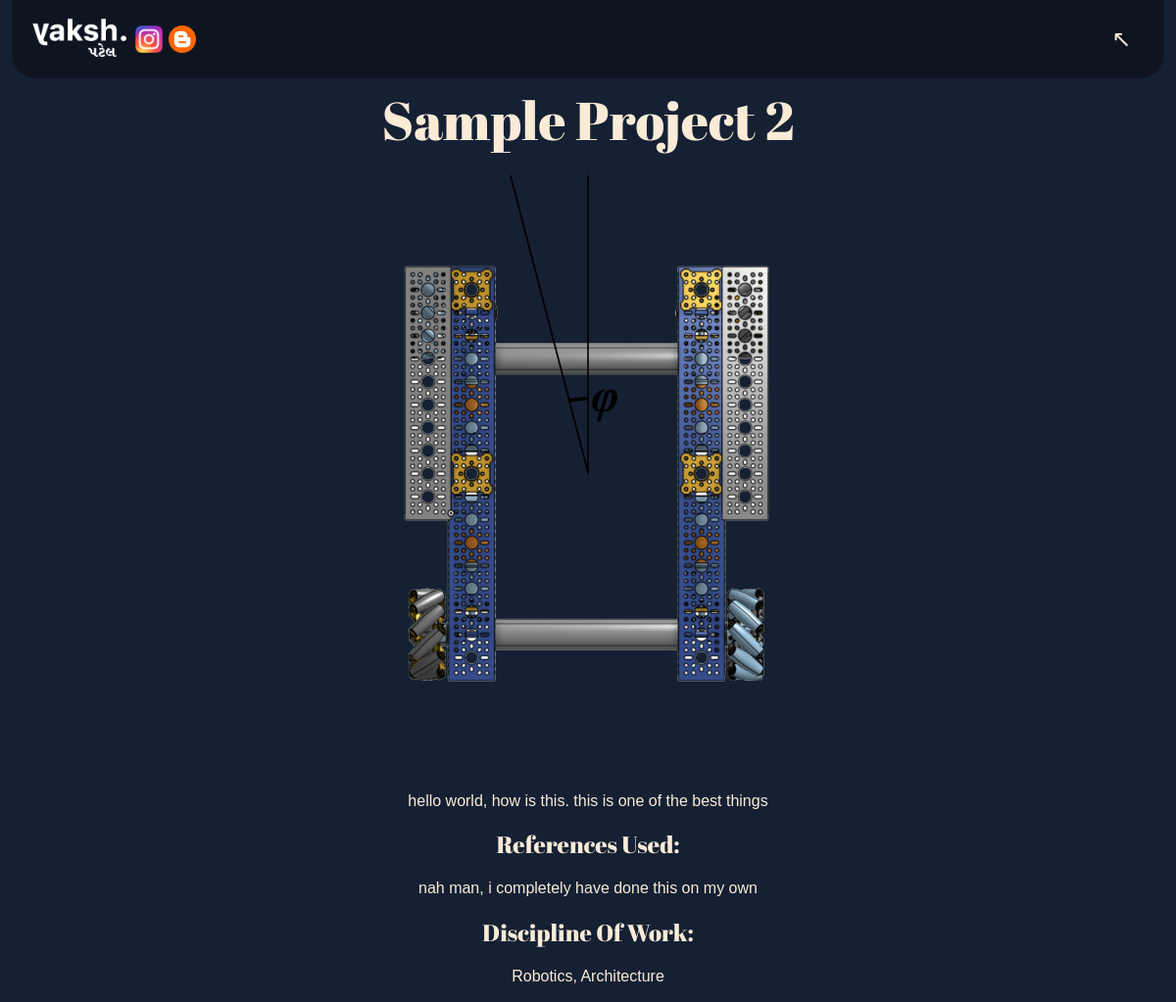
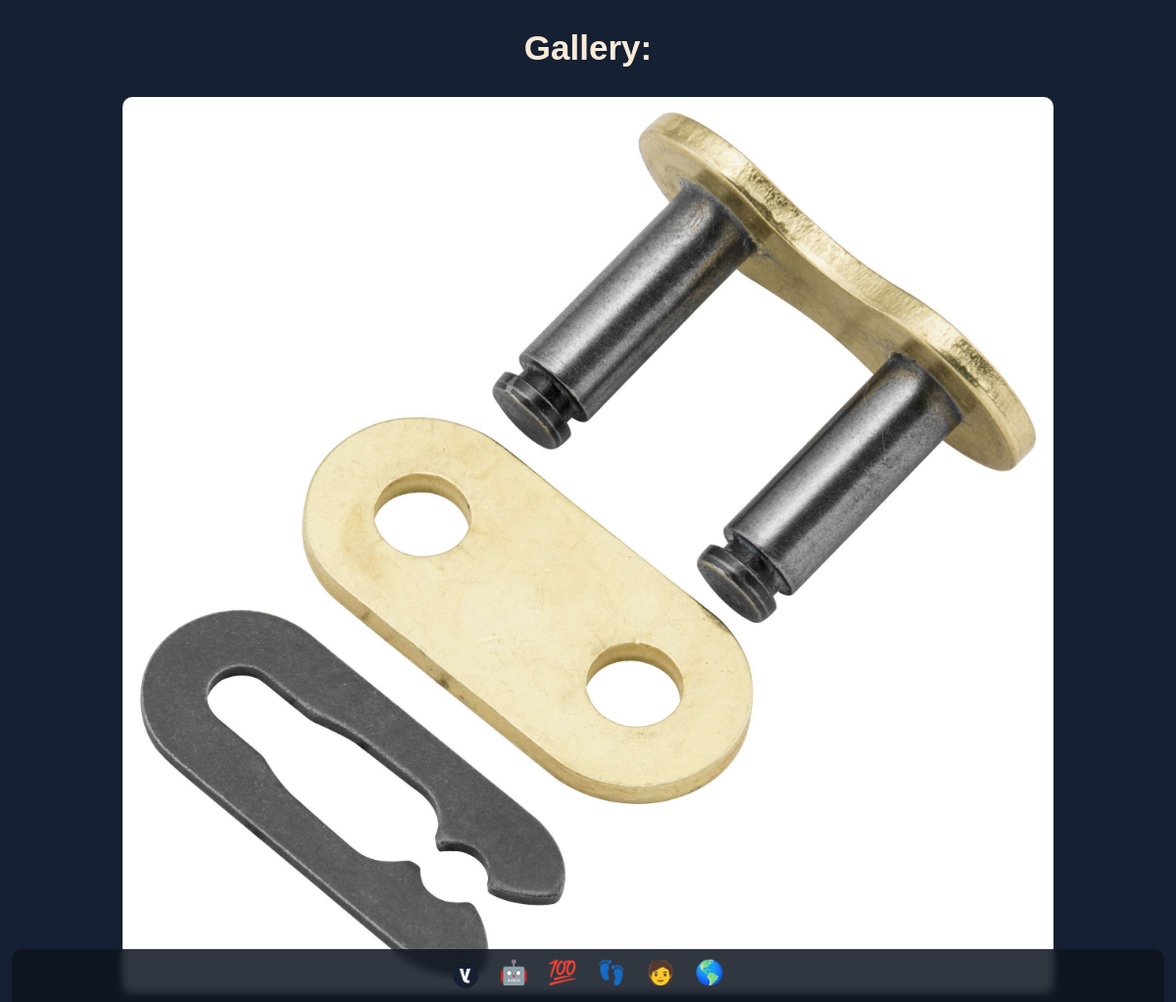
The app's page /projects/Sample Project 2/ with its own data (2 pictures, top to bottom).
### main/models.py (models this page shows)
class Project(models.Model):
    title = models.CharField(max_length=50, default="",  help_text="Please use title case formatting only")
    cover_description = models.TextField(max_length=400, default="")
    description = models.TextField(max_length=5000, default="")
    references = models.TextField(max_length=1000, default="")
    cover_image = models.ImageField(upload_to=path_project_title, default="")
    image_1 = models.ImageField(upload_to=path_project_title, default="", null=True, blank=True)
    image_2 = models.ImageField(upload_to=path_project_title, default="", null=True, blank=True)
    image_3 = models.ImageField(upload_to=path_project_title, default="", null=True, blank=True)
    image_4 = models.ImageField(upload_to=path_project_title, default="", null=True, blank=True)
    image_5 = models.ImageField(upload_to=path_project_title, default="", null=True, blank=True)
    image_6 = models.ImageField(upload_to=path_project_title, default="", null=True, blank=True)
    image_7 = models.ImageField(upload_to=path_project_title, default="", null=True, blank=True)
    PDF_file = models.FileField(upload_to=path_project_title, default="", null=True, blank=True)
    youtube_video = models.CharField(default="", max_length=40, null=True, blank=True)
    discipline_of_work = models.TextField(default="", help_text="Please separate them by a comma.")

### main/views.py (the view)
# urls.py: path('projects/<str:title>/', mainViews.Project_Preview),
def Project_Preview(request, title, *args, **kwargs):
    obj = Project.objects.get(title=title.title())
    context = {"project": obj}
    return render(request, 'project/project_preview.html', context)

### templates/project/project_preview.html (shortened to what this page needs)
{% extends 'base/base.html' %}
{% load static %}
{% block head %}
    <link rel="stylesheet" href="{% static 'css/project_preview.css' %}">
{% endblock head %}
{% block content %}
    <div class="page">
        <div class="project">
            <h1>{{ project.title }}</h1>
            <img src="{{ project.cover_image.url }}" alt="{{ project.title }}'s cover image">
            <p>{{ project.description }}</p>
            <h2>References Used:</h2>
            <p>{{ project.references }}</p>
            <h2>Discipline Of Work:</h2>
            <p>{{ project.discipline_of_work }}</p>
        </div>
        <div class="gallery">
            <h2>Gallery:</h2>
            {% if project.image_1 %}<a href="{{ project.image_1.url }}" target="_blank"><img src="{{ project.image_1.url }}" alt="{{ project.title }}'s other image"></a>{% endif %}
        </div>
    </div>
{% endblock content %}

### main/static/css/project_preview.css (style rules this page uses)
.page { display: flex; justify-content: center; position: absolute; width: 98%; left: 50%; top: 65px; transform: translate(-50%,0); margin-top: 20px; flex-wrap: wrap; }
.project { width: 95%; height: auto; align-items: center; text-align: center; margin: 0 0 30px 0; }
.project p { width: 75%; margin: 16px auto 16px auto; font-family: "San Fransisco", sans-serif; }
.project h1 { font-family: "Abril FatFace", sans-serif; font-weight: 200; font-size: 3.4rem; margin: 0 0 20px 0; }
.project img { width: 97%; border-radius: 25px; }
.project h2 { font-family: "Abril FatFace", sans-serif; font-weight: 100; }
.gallery { width: 95%; height: auto; display: flex; flex-wrap: wrap; justify-content: center; align-items: center; text-align: center; }
.gallery h2 { width: 95%; font-size: 35px; margin: auto auto 25px auto; }
.gallery a { text-align: center; }
.gallery img { width: 85%; margin: 5px; border-radius: 10px; }

### main/static/css/base.css (style rules this page uses)
body { background-color: #152033; color: antiquewhite; font-family: "San Fransisco", sans-serif; }

### main/static/css/navbar.css (style rules this page uses)
ul, li, a { text-decoration: none; color: antiquewhite; list-style: none; text-align: right; }

### records on screen
Project: title "Sample Project 2", cover_image (picture), description "hello world, how is this. this is one of the best things", references "nah man, i completely have done this on my own", discipline_of_work "Robotics, Architecture", image_1 (picture)
